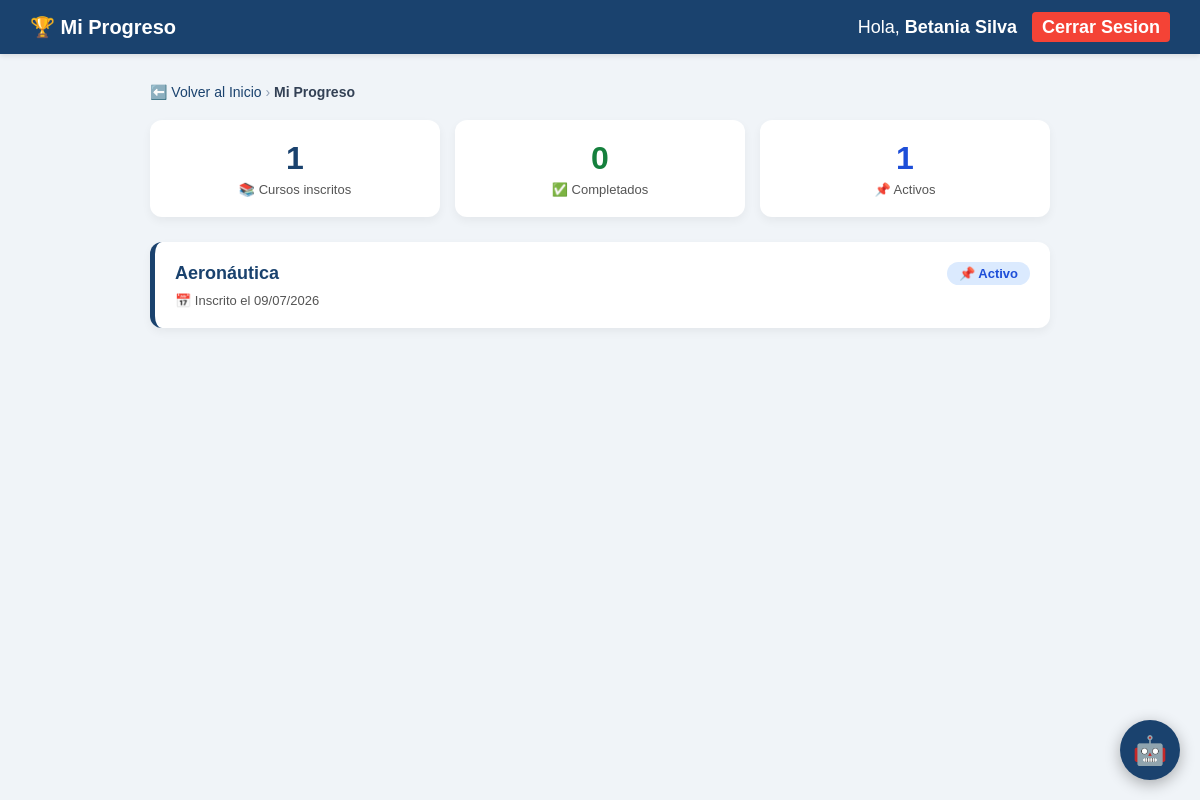
The page /progreso.php (signed in) on the database its author committed.
### tables this page shows
CREATE TABLE `usuarios` (
  `id` int(11) NOT NULL,
  `cedula` varchar(20) DEFAULT NULL,
  `nombre` varchar(100) NOT NULL,
  `email` varchar(100) NOT NULL,
  `password` varchar(255) NOT NULL,
  `rol` enum('estudiante','docente','administrador') DEFAULT 'estudiante',
  `tipo_tea` tinyint(1) NOT NULL DEFAULT 0,
  `fecha_registro` datetime DEFAULT current_timestamp(),
  `modo_oscuro` tinyint(1) DEFAULT 0,
  `fuente_grande` tinyint(1) DEFAULT 0,
  `pictogramas_activos` tinyint(1) DEFAULT 1,
  `temporizador_visual` tinyint(1) DEFAULT 1
);

CREATE TABLE `inscripciones` (
  `id` int(11) NOT NULL,
  `usuario_id` int(11) NOT NULL,
  `materia` varchar(50) NOT NULL,
  `fecha_inscripcion` datetime DEFAULT current_timestamp(),
  `estado` enum('activo','completado') DEFAULT 'activo',
  `notas` text DEFAULT NULL
);

### progreso.php (the view, shortened to what this page needs)
<?php
include 'conexion.php';
$id_usuario = $_SESSION['usuario_id'];
$res_user = $conn->query("SELECT * FROM usuarios WHERE id = $id_usuario");
$usuario = $res_user->fetch_assoc();
$dashboard_url = ($usuario['tipo_tea'] == 1) ? 'index_tea.php' : 'index.php';
$materias_map = [
    'matematica' => 'Matemáticas',
    'fisica' => 'Física',
    'quimica' => 'Química',
    'aeronautica' => 'Aeronáutica',
    'informatica' => 'Informática'
];
$res_historial = $conn->query("
    SELECT i.materia, i.estado, i.fecha_inscripcion, i.notas
    FROM inscripciones i
    WHERE i.usuario_id = $id_usuario
    ORDER BY i.fecha_inscripcion DESC
");
$total_cursos = 0;
$completados = 0;
$activos = 0;
?>
<!DOCTYPE html>
<html lang="es">
<head>
</head>
<body>
<nav class="navbar">
    <div style="font-weight: bold; font-size: 20px;">🏆 Mi Progreso</div>
    <div>
        <span>Hola, <strong><?php echo htmlspecialchars($usuario['nombre']); ?></strong></span>
        <a href="logout.php" style="background: #f44336; padding: 5px 10px; border-radius: 4px; margin-left:10px;">Cerrar Sesion</a>
    </div>
</nav>
<div class="contenedor">
    <div class="breadcrumb">
        <a href="<?php echo $dashboard_url; ?>">⬅️ Volver al Inicio</a>
        <span style="color:#94a3b8;"> › </span>
        <span class="actual">Mi Progreso</span>
    </div>
    <?php
    if ($res_historial) {
        $total_cursos = $res_historial->num_rows;
        $res_historial->data_seek(0);
        while ($h = $res_historial->fetch_assoc()) {
            if ($h['estado'] === 'completado') {
                $completados++;
            } else {
                $activos++;
            }
        }
        $res_historial->data_seek(0);
    }
    ?>
    <div class="resumen">
        <div class="resumen-item">
            <div class="numero" style="color:#1a426e;"><?php echo $total_cursos; ?></div>
            <div class="etiqueta">📚 Cursos inscritos</div>
        </div>
        <div class="resumen-item">
            <div class="numero" style="color:#15803d;"><?php echo $completados; ?></div>
            <div class="etiqueta">✅ Completados</div>
        </div>
        <div class="resumen-item">
            <div class="numero" style="color:#1d4ed8;"><?php echo $activos; ?></div>
            <div class="etiqueta">📌 Activos</div>
        </div>
    </div>
    <?php if ($res_historial && $total_cursos > 0): ?>
        <?php while($h = $res_historial->fetch_assoc()):
            $materia_nom = $materias_map[$h['materia']] ?? $h['materia'];
            $es_completado = $h['estado'] === 'completado';
            $badge_class = $es_completado ? 'badge-completado' : 'badge-activo';
            $badge_text = $es_completado ? '✅ Completado' : '📌 Activo';
            $fecha = date('d/m/Y', strtotime($h['fecha_inscripcion']));
        ?>
        <div class="curso-item">
            <div class="cabecera">
                <span class="nombre"><?php echo htmlspecialchars($materia_nom); ?></span>
                <span class="badge <?php echo $badge_class; ?>"><?php echo $badge_text; ?></span>
            </div>
            <div class="meta">📅 Inscrito el <?php echo $fecha; ?></div>
        </div>
        <?php endwhile; ?>
    <?php endif; ?>
</div>
<?php include 'asistente.php'; ?>
</body>
</html>

### rows shown on the page
usuarios: nombre "Betania Silva"
inscripciones: materia "Aeronáutica", estado "📌 Activo", fecha_inscripcion "09/07/2026"

### other values the page prints
$total_cursos "1"
$completados "0"
$activos "1"
